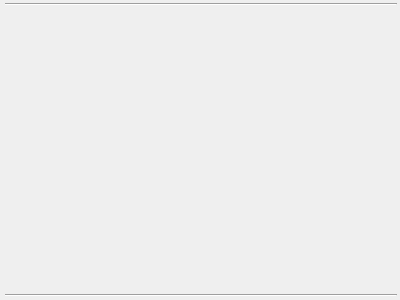
<?xml version="1.0" encoding="UTF-8"?>
<ui version="4.0">
 <class>FormWarning</class>
 <widget class="QWidget" name="FormWarning">
  <property name="geometry">
   <rect>
    <x>0</x>
    <y>0</y>
    <width>400</width>
    <height>300</height>
   </rect>
  </property>
  <property name="windowTitle">
   <string>Form</string>
  </property>
  <property name="styleSheet">
   <string notr="true"/>
  </property>
  <layout class="QVBoxLayout" name="verticalLayout">
   <property name="spacing">
    <number>0</number>
   </property>
   <property name="margin">
    <number>0</number>
   </property>
   <item>
    <widget class="QWidget" name="widget" native="true">
     <layout class="QVBoxLayout" name="verticalLayout_2">
      <property name="spacing">
       <number>0</number>
      </property>
      <property name="leftMargin">
       <number>5</number>
      </property>
      <property name="topMargin">
       <number>3</number>
      </property>
      <property name="rightMargin">
       <number>3</number>
      </property>
      <property name="bottomMargin">
       <number>3</number>
      </property>
      <item>
       <widget class="Line" name="line">
        <property name="orientation">
         <enum>Qt::Horizontal</enum>
        </property>
       </widget>
      </item>
      <item>
       <widget class="QLabel" name="label_2">
        <property name="font">
         <font>
          <family>simsun</family>
          <pointsize>15</pointsize>
          <weight>75</weight>
          <italic>false</italic>
          <bold>true</bold>
         </font>
        </property>
        <property name="styleSheet">
         <string notr="true">font: bold 15pt &quot;simsun&quot;;</string>
        </property>
        <property name="text">
         <string/>
        </property>
        <property name="alignment">
         <set>Qt::AlignLeading|Qt::AlignLeft|Qt::AlignVCenter</set>
        </property>
       </widget>
      </item>
      <item>
       <widget class="Line" name="line_2">
        <property name="orientation">
         <enum>Qt::Horizontal</enum>
        </property>
       </widget>
      </item>
     </layout>
    </widget>
   </item>
  </layout>
 </widget>
 <resources/>
 <connections/>
</ui>
